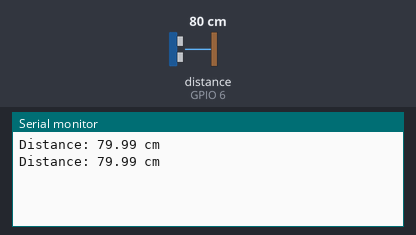
Recording of a sketch running on a simulated ESP32-S3. On the bench: the last lines printed to the serial monitor. Wiring (inferred from the names in the program): ultrasonic range finder: trigger GPIO 5; echo GPIO 6. The inputs (shaded band) are chosen by the test bench; at power-on: distance to the obstacle (sensor on GPIO 6) 80 cm. The echo pulse lasts 58.3 µs per cm; WiFi joins after 1.5 s; servers stay silent unless stated.

Above: at 3.0 s.
3.1 s: distance to the obstacle (sensor on GPIO 6) set to 2 cm
At 4.4 s:
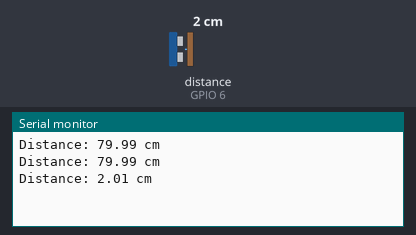
4.6 s: distance to the obstacle (sensor on GPIO 6) set to 4 cm
At 5.2 s:
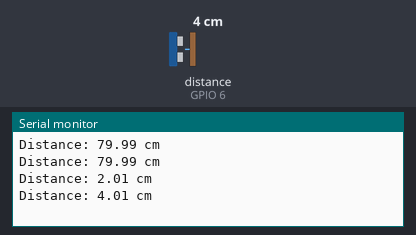
Timing chart, 0 to 7.6 s (numbered marks = the images above; inputs shaded):
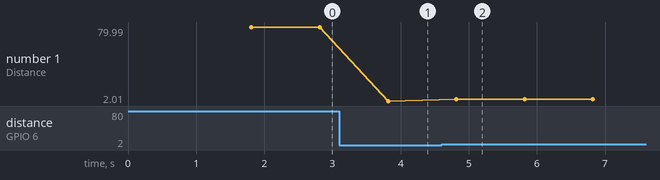

Measured:
- after the input at 3.1 s, the serial monitor: prints a new line after 0.72 s (image 1)
- after the input at 4.6 s, the serial monitor: prints a new line after 0.22 s (image 2)
- plotted number 1: 79.99 → 2.01 after the input at 3.1 s, 2.01 → 4.01 after the input at 4.6 s

The sketch:

Ultrasonic_Blynk.ino
```cpp
#define BLYNK_TEMPLATE_ID "YOUR_TEMPLATE_ID"
#define BLYNK_TEMPLATE_NAME "ULTRASONIC"
#define BLYNK_AUTH_TOKEN "YOUR_BLYNK_TOKEN"

#include <WiFi.h>
#include <BlynkSimpleEsp32.h>

char ssid[] = "YOUR_WIFI_NAME";
char pass[] = "YOUR_WIFI_PASSWORD";

#define TRIG_PIN 5
#define ECHO_PIN 6

void setup()
{
  Serial.begin(115200);
  pinMode(TRIG_PIN, OUTPUT);
  pinMode(ECHO_PIN, INPUT);
  Blynk.begin(BLYNK_AUTH_TOKEN, ssid, pass);
}

void loop()
{
  Blynk.run();

  digitalWrite(TRIG_PIN, LOW);
  delayMicroseconds(2);
  digitalWrite(TRIG_PIN, HIGH);
  delayMicroseconds(10);
  digitalWrite(TRIG_PIN, LOW);

  long duration = pulseIn(ECHO_PIN, HIGH);
  float distance = duration * 0.0343 / 2;

  Serial.print("Distance: ");
  Serial.print(distance);
  Serial.println(" cm");

  Blynk.virtualWrite(V0, distance);

  delay(1000);
}
```
